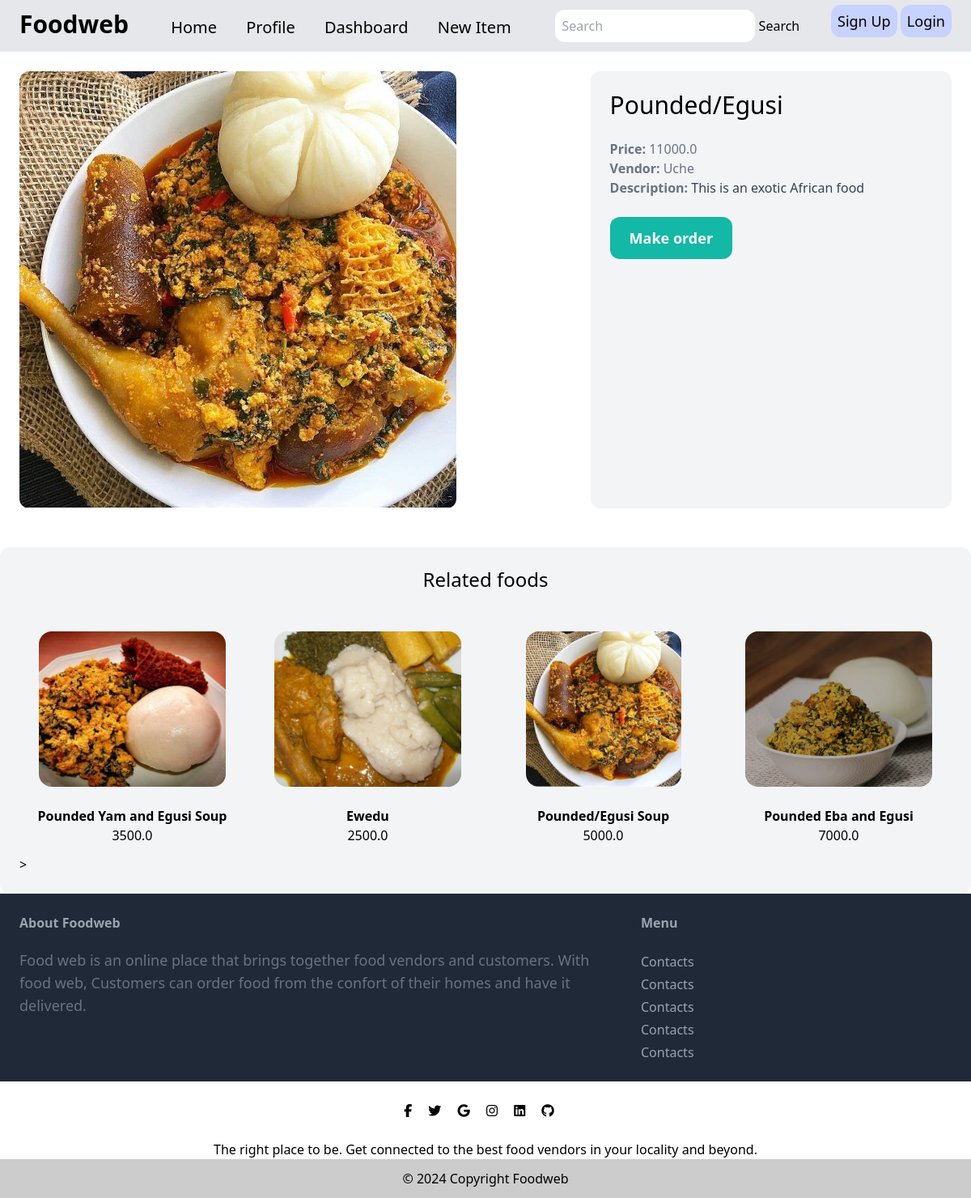
/6/, run on the app's committed database.
### foods/models.py (models this page shows, shortened)
class Food(models.Model):
    category = models.ForeignKey(Category, related_name="foods", on_delete=models.CASCADE )
    name = models.CharField(max_length=50)
    description = models.TextField(blank=True, null=True)
    price = models.FloatField()
    image = models.ImageField(upload_to="food_images", blank=True, null=True)
    is_sold = models.BooleanField(default=False)
    created_by = models.ForeignKey(User, related_name="foods", on_delete=models.CASCADE)
    created_at = models.DateTimeField(auto_now_add=True)

### foods/views.py (the view)
# urls.py: path('<int:food_id>/', views.get_details, name='details' ),
def get_details (request, food_id):
    food = get_object_or_404(Food, pk = food_id)
    related_foods = Food.objects.filter(category = food.category, is_sold = False).exclude(pk = food.id)[0:4]
    return render(request, 'details.html', {
        'food': food,
        'related_foods': related_foods
    })

### foods/templates/details.html (shortened to what this page needs)
{% extends 'base.html' %}
{% block content %}
  <div class="grid grid-cols-5 gap-6 p-6">
    <div class="col-span-3">
        <img src="{{ food.image.url }}" alt="" class="rounded-xl w-full object-contain max-w-fit">
    </div>
    <div class="col-span-2 p-6 bg-gray-100 rounded-xl">
        <h1 class="mb-6 text-3xl ">{{food.name}}</h1>
        <p class="text-gray-500"><strong>Price: </strong>{{food.price}}</p>
        <p class="text-gray-500"><strong>Vendor: </strong>{{food.created_by}}</p>
        {% if food.description %}
            <p class="text-gray-700">
                <strong class="text-gray-500">Description: </strong>
                {{food.description}}
            </p>
        {% endif %}
        <a href="#" class="inline-block mt-6 px-6 py-3 text-lg font-semibold bg-teal-500 text-white rounded-xl hover:bg-teal-700">Make order</a>
    </div>
  </div>
  <div class="mt-6 px-6 py-6 bg-gray-100 rounded-xl">
    <h1 class="mb-6 text-2xl text-center">Related foods</h1>
    <div class="grid grid-cols-4 gap-3">
        {% for food in related_foods %}
           {% include 'foodcard.html' %}
        {% endfor %}
        >
    </div>
  </div>
{% endblock %}

### foods/templates/foodcard.html
<a href="{% url 'food:details' food.id %}" class="">
  <div class=" col-span-1 grid justify-items-center  ">
    {% if food.image.url %}
      <div class="m-6  justify-self-center ">
        <img src="{{ food.image.url }}" class="h-48 rounded-2xl w-full max-w-fit object-cover" alt="...">
      </div>
    {% endif %}
      <div class="">
        <h5 class="font-semibold text-center">{{ food.name }}</h5>
        <h4 class="font-medium text-center">{{ food.price }}</h6>
      </div>
  </div>
</a>

### static/src/styles.css (style rules this page uses)
html, :host { line-height: 1.5; -webkit-text-size-adjust: 100%; -moz-tab-size: 4; -o-tab-size: 4; tab-size: 4; font-family: ui-sans-serif, system-ui, sans-serif, "Apple Color Emoji", "Segoe UI Emoji", "Segoe UI Symbol", "Noto Color Emoji"; font-feature-settings: normal; font-variation-settings: normal; -webkit-tap-highlight-color: transparent; }
body { margin: 0; line-height: inherit; }
h1, h2, h3, h4, h5, h6 { font-size: inherit; font-weight: inherit; }
a { color: inherit; text-decoration: inherit; }
b, strong { font-weight: bolder; }
blockquote, dl, dd, h1, h2, h3, h4, h5, h6, hr, figure, p, pre { margin: 0; }
img, svg, video, canvas, audio, iframe, embed, object { display: block; vertical-align: middle; }
img, video { max-width: 100%; height: auto; }
.col-span-1 { grid-column: span 1 / span 1; }
.col-span-2 { grid-column: span 2 / span 2; }
.col-span-3 { grid-column: span 3 / span 3; }
.m-6 { margin: 1.5rem; }
.mb-6 { margin-bottom: 1.5rem; }
.mt-6 { margin-top: 1.5rem; }
.inline-block { display: inline-block; }
.grid { display: grid; }
.h-48 { height: 12rem; }
.w-full { width: 100%; }
.max-w-fit { max-width: -moz-fit-content; max-width: fit-content; }
.grid-cols-4 { grid-template-columns: repeat(4, minmax(0, 1fr)); }
.grid-cols-5 { grid-template-columns: repeat(5, minmax(0, 1fr)); }
.justify-items-center { justify-items: center; }
.gap-3 { gap: 0.75rem; }
.gap-6 { gap: 1.5rem; }
.justify-self-center { justify-self: center; }
.rounded-2xl { border-radius: 1rem; }
.rounded-xl { border-radius: 0.75rem; }
.bg-gray-100 { --tw-bg-opacity: 1; background-color: rgb(243 244 246 / var(--tw-bg-opacity)); }
.bg-teal-500 { --tw-bg-opacity: 1; background-color: rgb(20 184 166 / var(--tw-bg-opacity)); }
.object-contain { -o-object-fit: contain; object-fit: contain; }
.object-cover { -o-object-fit: cover; object-fit: cover; }
.p-6 { padding: 1.5rem; }
.px-6 { padding-left: 1.5rem; padding-right: 1.5rem; }
.py-3 { padding-top: 0.75rem; padding-bottom: 0.75rem; }
.py-6 { padding-top: 1.5rem; padding-bottom: 1.5rem; }
.text-center { text-align: center; }
.text-2xl { font-size: 1.5rem; line-height: 2rem; }
.text-3xl { font-size: 1.875rem; line-height: 2.25rem; }
.text-lg { font-size: 1.125rem; line-height: 1.75rem; }
.font-medium { font-weight: 500; }
.font-semibold { font-weight: 600; }
.text-gray-500 { --tw-text-opacity: 1; color: rgb(107 114 128 / var(--tw-text-opacity)); }
.text-gray-700 { --tw-text-opacity: 1; color: rgb(55 65 81 / var(--tw-text-opacity)); }
.text-white { --tw-text-opacity: 1; color: rgb(255 255 255 / var(--tw-text-opacity)); }

### data on the page
Food: image (picture), name "Pounded/Egusi", price "11000.0", created_by "Uche", description "This is an exotic African food"
Food: image (picture), name "Pounded Yam and Egusi Soup", price "3500.0"
Food: image (picture), name "Ewedu", price "2500.0"
Food: image (picture), name "Pounded/Egusi Soup", price "5000.0"
Food: image (picture), name "Pounded Eba and Egusi", price "7000.0"
